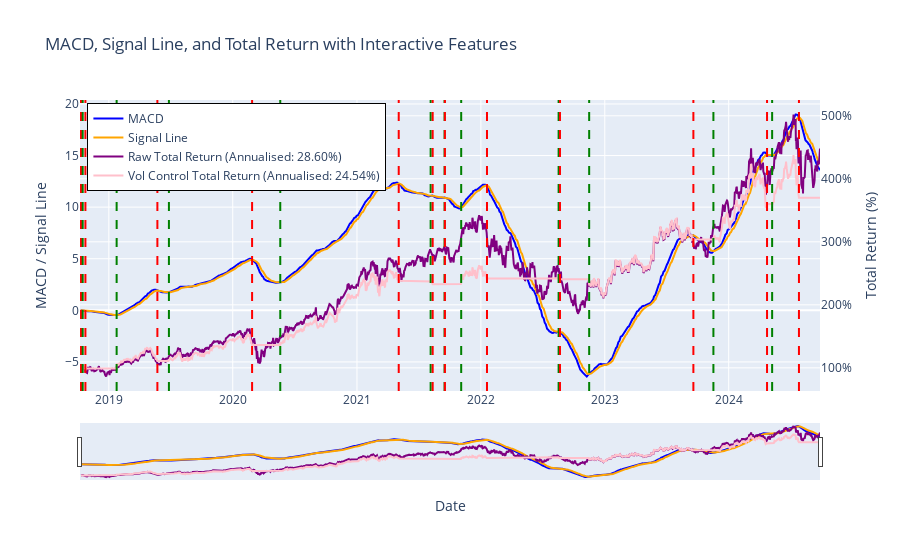

The notebook cell saved with this chart:
### Markdown cell above
#### Using Plotly

### Code cell
def macd_vis_plotly(soxx, figs_dir="../docs/subpages_1"):

    soxx = soxx.copy()
    

    # Ensure 'date' is in datetime format

    soxx = get_returns(soxx)
    # Calculate annualized returns based on the last entry in 'total_return' and 'strategy_1_total_return'
    total_return_last = soxx['total_return'].iloc[-1]
    strategy_1_return_last = soxx['strategy_1_total_return'].iloc[-1]

    # Calculate the number of years in the data
    total_days = (soxx['date'].iloc[-1] - soxx['date'].iloc[0]).days
    years = total_days / 365.25

    # Annualized returns formula
    tr_annualized = (total_return_last ** (1 / years) - 1) * 100
    strategy_1_tr_annualized = (strategy_1_return_last ** (1 / years) - 1) * 100

    # Create traces for MACD, Signal, and Total Return
    macd_trace = go.Scatter(x=soxx['date'], y=soxx['macd'] , mode='lines', name='MACD', line=dict(color='blue'))
    signal_trace = go.Scatter(x=soxx['date'], y=soxx['signal'], mode='lines', name='Signal Line', line=dict(color='orange'))
    
    total_return_trace = go.Scatter(x=soxx['date'], y=soxx['total_return'], mode='lines', 
                                    name=f'Raw Total Return (Annualised: {tr_annualized:.2f}%)', yaxis='y2', line=dict(color='purple'))
    strategy_return_trace = go.Scatter(x=soxx['date'], y=soxx['strategy_1_total_return'], mode='lines', 
                                       name=f'Vol Control Total Return (Annualised: {strategy_1_tr_annualized:.2f}%)', yaxis='y2', line=dict(color='pink'))

    # Create vertical lines where trigger changes
    trigger_changes = soxx['trigger'].diff().fillna(0)
    vertical_lines = []
    for i in range(1, len(soxx)):
        if trigger_changes.iloc[i] == -1:
            vertical_lines.append(dict(type='line', x0=soxx['date'].iloc[i], x1=soxx['date'].iloc[i],
                                       y0=0, y1=1, yref='paper', line=dict(color='green', dash='dash')))
        elif trigger_changes.iloc[i] == 1:
            vertical_lines.append(dict(type='line', x0=soxx['date'].iloc[i], x1=soxx['date'].iloc[i],
                                       y0=0, y1=1, yref='paper', line=dict(color='red', dash='dash')))

    # Create the layout for the plot
    layout = go.Layout(
        title='MACD, Signal Line, and Total Return with Interactive Features',
        xaxis=dict(title='Date', rangeslider=dict(visible=True), type='date'),
        yaxis=dict(title='MACD / Signal Line'),
        yaxis2=dict(title='Total Return (%)', overlaying='y', side='right', tickformat='.0%'),
        shapes=vertical_lines,  # Add vertical lines
        legend=dict(x=0.01, y=0.99, bordercolor="Black", borderwidth=1)
    )

    # Create the figure and add traces
    fig = go.Figure(data=[macd_trace, signal_trace, total_return_trace, strategy_return_trace], layout=layout)

    # Save the figure as an HTML file
    if not os.path.exists(figs_dir):
        os.makedirs(figs_dir)  # Ensure the directory exists
    fig_html_path = os.path.join(figs_dir, "macd_vis_plotly.html")
    fig.write_html(fig_html_path)

    fig.show()
    # Return the path to the saved file
    return None

# Call the function with the soxx DataFrame
macd_vis_plotly(soxx[-1500:])

### Figure 1 — Plotly figure (JSON) as saved in the notebook; plotly's stock layout.template omitted (floating-point values rounded to 4 significant figures; data arrays with more than 128 entries replaced by an {"elided": "..."} marker saying what was removed)
{"data": [{"line": {"color": "blue"}, "mode": "lines", "name": "MACD", "type": "scatter", "x": {"elided": "1500 str values"}, "y": {"elided": "1500 float values"}}, {"line": {"color": "orange"}, "mode": "lines", "name": "Signal Line", "type": "scatter", "x": {"elided": "1500 str values"}, "y": {"elided": "1500 float values"}}, {"line": {"color": "purple"}, "mode": "lines", "name": "Raw Total Return (Annualised: 28.60%)", "type": "scatter", "x": {"elided": "1500 str values"}, "y": {"elided": "1500 float values"}, "yaxis": "y2"}, {"line": {"color": "pink"}, "mode": "lines", "name": "Vol Control Total Return (Annualised: 24.54%)", "type": "scatter", "x": {"elided": "1500 str values"}, "y": {"elided": "1500 float values"}, "yaxis": "y2"}], "layout": {"legend": {"bordercolor": "Black", "borderwidth": 1, "x": 0.01, "y": 0.99}, "shapes": [{"line": {"color": "red", "dash": "dash"}, "type": "line", "x0": "2018-10-11T00:00:00", "x1": "2018-10-11T00:00:00", "y0": 0, "y1": 1, "yref": "paper"}, {"line": {"color": "green", "dash": "dash"}, "type": "line", "x0": "2018-10-16T00:00:00", "x1": "2018-10-16T00:00:00", "y0": 0, "y1": 1, "yref": "paper"}, {"line": {"color": "red", "dash": "dash"}, "type": "line", "x0": "2018-10-24T00:00:00", "x1": "2018-10-24T00:00:00", "y0": 0, "y1": 1, "yref": "paper"}, {"line": {"color": "green", "dash": "dash"}, "type": "line", "x0": "2019-01-24T00:00:00", "x1": "2019-01-24T00:00:00", "y0": 0, "y1": 1, "yref": "paper"}, {"line": {"color": "red", "dash": "dash"}, "type": "line", "x0": "2019-05-24T00:00:00", "x1": "2019-05-24T00:00:00", "y0": 0, "y1": 1, "yref": "paper"}, {"line": {"color": "green", "dash": "dash"}, "type": "line", "x0": "2019-06-27T00:00:00", "x1": "2019-06-27T00:00:00", "y0": 0, "y1": 1, "yref": "paper"}, {"line": {"color": "red", "dash": "dash"}, "type": "line", "x0": "2020-02-27T00:00:00", "x1": "2020-02-27T00:00:00", "y0": 0, "y1": 1, "yref": "paper"}, {"line": {"color": "green", "dash": "dash"}, "type": "line", "x0": "2020-05-20T00:00:00", "x1": "2020-05-20T00:00:00", "y0": 0, "y1": 1, "yref": "paper"}, {"line": {"color": "red", "dash": "dash"}, "type": "line", "x0": "2021-05-04T00:00:00", "x1": "2021-05-04T00:00:00", "y0": 0, "y1": 1, "yref": "paper"}, {"line": {"color": "green", "dash": "dash"}, "type": "line", "x0": "2021-08-06T00:00:00", "x1": "2021-08-06T00:00:00", "y0": 0, "y1": 1, "yref": "paper"}, {"line": {"color": "red", "dash": "dash"}, "type": "line", "x0": "2021-08-12T00:00:00", "x1": "2021-08-12T00:00:00", "y0": 0, "y1": 1, "yref": "paper"}, {"line": {"color": "green", "dash": "dash"}, "type": "line", "x0": "2021-09-16T00:00:00", "x1": "2021-09-16T00:00:00", "y0": 0, "y1": 1, "yref": "paper"}, {"line": {"color": "red", "dash": "dash"}, "type": "line", "x0": "2021-09-17T00:00:00", "x1": "2021-09-17T00:00:00", "y0": 0, "y1": 1, "yref": "paper"}, {"line": {"color": "green", "dash": "dash"}, "type": "line", "x0": "2021-11-04T00:00:00", "x1": "2021-11-04T00:00:00", "y0": 0, "y1": 1, "yref": "paper"}, {"line": {"color": "red", "dash": "dash"}, "type": "line", "x0": "2022-01-19T00:00:00", "x1": "2022-01-19T00:00:00", "y0": 0, "y1": 1, "yref": "paper"}, {"line": {"color": "green", "dash": "dash"}, "type": "line", "x0": "2022-08-18T00:00:00", "x1": "2022-08-18T00:00:00", "y0": 0, "y1": 1, "yref": "paper"}, {"line": {"color": "red", "dash": "dash"}, "type": "line", "x0": "2022-08-22T00:00:00", "x1": "2022-08-22T00:00:00", "y0": 0, "y1": 1, "yref": "paper"}, {"line": {"color": "green", "dash": "dash"}, "type": "line", "x0": "2022-11-16T00:00:00", "x1": "2022-11-16T00:00:00", "y0": 0, "y1": 1, "yref": "paper"}, {"line": {"color": "red", "dash": "dash"}, "type": "line", "x0": "2023-09-19T00:00:00", "x1": "2023-09-19T00:00:00", "y0": 0, "y1": 1, "yref": "paper"}, {"line": {"color": "green", "dash": "dash"}, "type": "line", "x0": "2023-11-17T00:00:00", "x1": "2023-11-17T00:00:00", "y0": 0, "y1": 1, "yref": "paper"}, {"line": {"color": "red", "dash": "dash"}, "type": "line", "x0": "2024-04-23T00:00:00", "x1": "2024-04-23T00:00:00", "y0": 0, "y1": 1, "yref": "paper"}, {"line": {"color": "green", "dash": "dash"}, "type": "line", "x0": "2024-05-08T00:00:00", "x1": "2024-05-08T00:00:00", "y0": 0, "y1": 1, "yref": "paper"}, {"line": {"color": "red", "dash": "dash"}, "type": "line", "x0": "2024-07-26T00:00:00", "x1": "2024-07-26T00:00:00", "y0": 0, "y1": 1, "yref": "paper"}], "title": {"text": "MACD, Signal Line, and Total Return with Interactive Features"}, "xaxis": {"rangeslider": {"visible": true}, "title": {"text": "Date"}, "type": "date"}, "yaxis": {"title": {"text": "MACD / Signal Line"}}, "yaxis2": {"overlaying": "y", "side": "right", "tickformat": ".0%", "title": {"text": "Total Return (%)"}}}}
